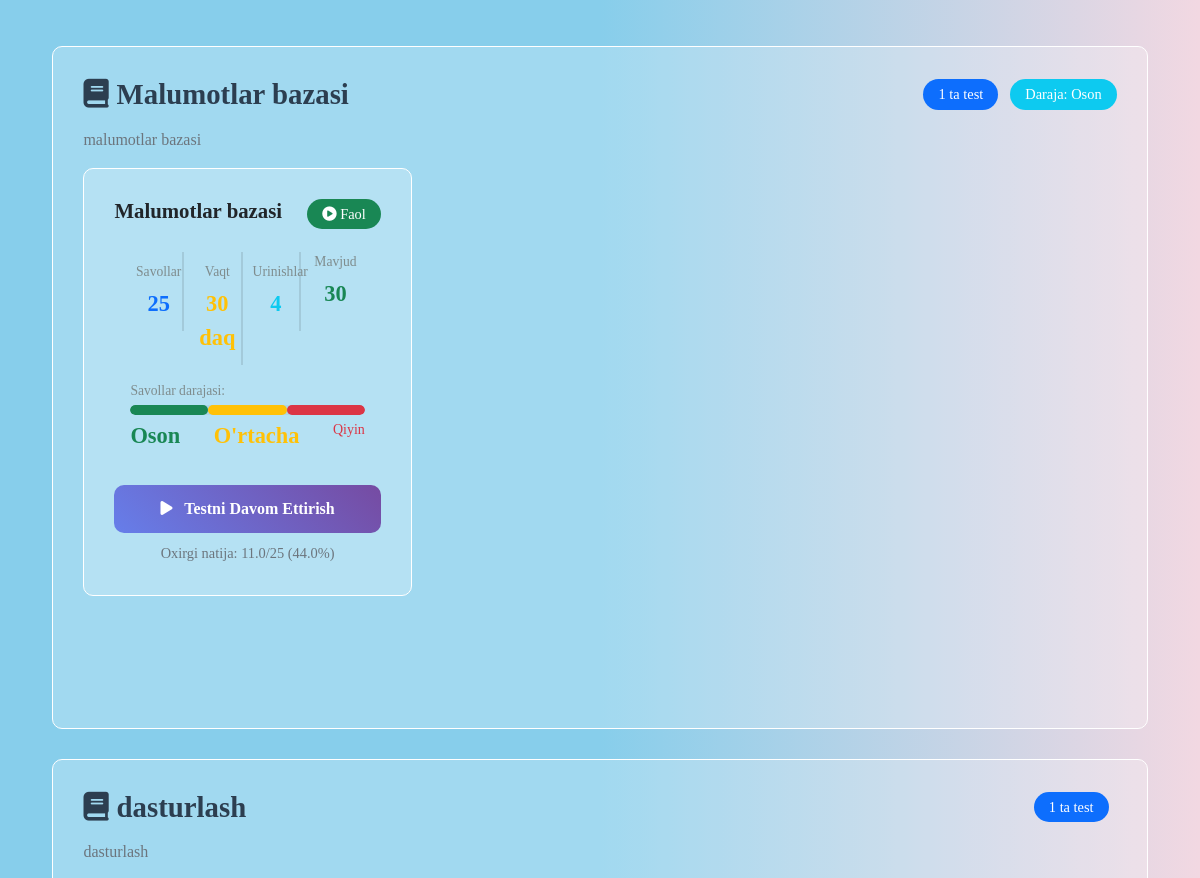
The app's page /tests/ (signed in, middle part), older data.
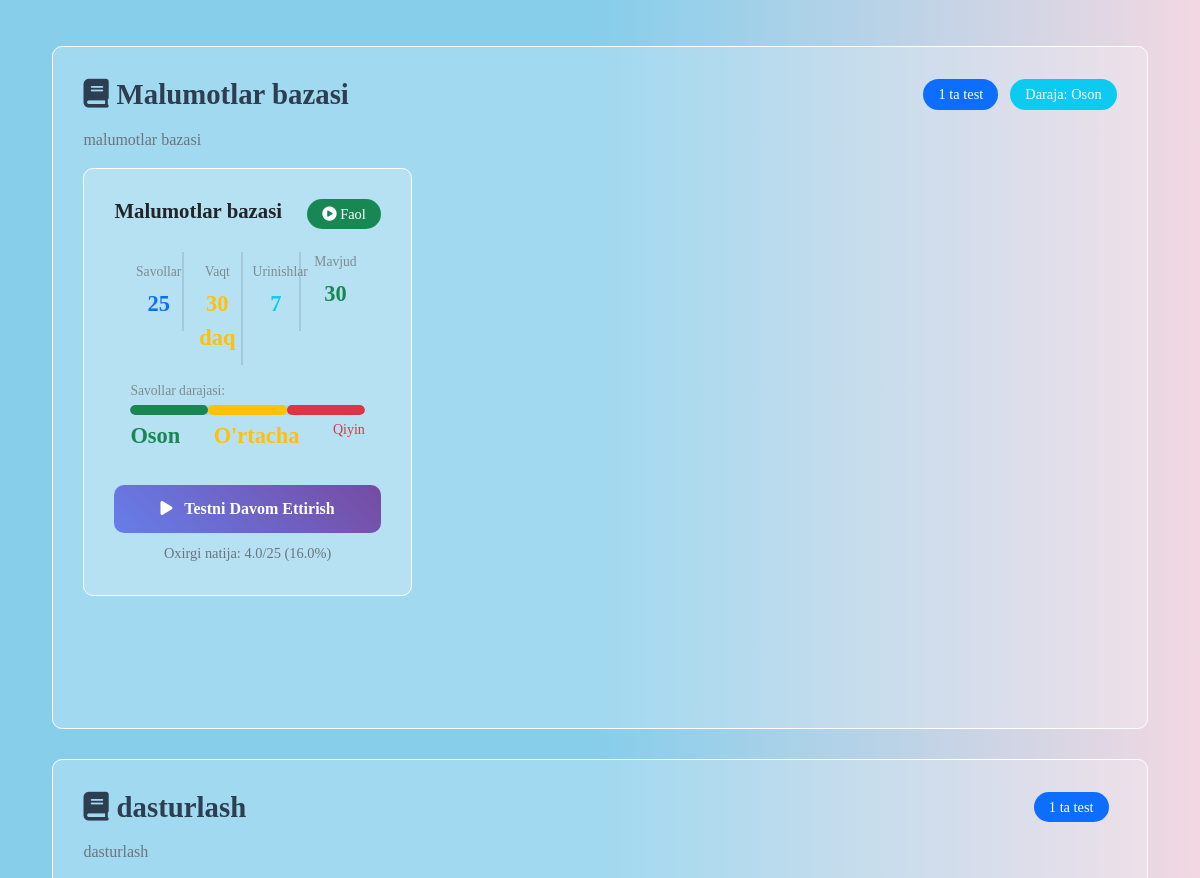
The same page, newer data.
### app1/models.py (models this page shows, shortened)
class Subject(models.Model):
    name = models.CharField(max_length=255)
    description = models.TextField(blank=True, null=True)

class UserSubjectLevel(models.Model):
    user = models.ForeignKey(User, on_delete=models.CASCADE)
    subject = models.ForeignKey(Subject, on_delete=models.CASCADE)
    difficulty_level = models.PositiveSmallIntegerField(
        choices=Question.DIFFICULTY_LEVELS,
        default=2,
        verbose_name="Qiyinlik darajasi"
    )
    last_updated = models.DateTimeField(auto_now=True)
    class Meta:
        unique_together = ['user', 'subject']
        verbose_name = "Foydalanuvchi fan darajasi"
        verbose_name_plural = "Foydalanuvchi fan darajalari"

class Test(models.Model):
    subject = models.ForeignKey(Subject, on_delete=models.CASCADE)
    title = models.CharField(max_length=255)
    description = models.TextField(blank=True, null=True)
    uploaded_at = models.DateTimeField(default=timezone.now)
    time_limit_minutes = models.PositiveIntegerField(
        default=30,
        verbose_name="Test vaqti (daqiqa)",
        help_text="Testni ishlash uchun berilgan maksimal vaqt"
    )
    is_active = models.BooleanField(
        default=True,
        verbose_name="Faol",
        help_text="Test hozir ishlash uchun mavjudmi"
    )
    question_count = models.PositiveIntegerField(
        default=25,
        verbose_name="Savollar soni",
        help_text="Testdagi umumiy savollar soni"
    )

class TestResult(models.Model):
    user = models.ForeignKey(User, on_delete=models.CASCADE)
    test = models.ForeignKey(Test, on_delete=models.CASCADE)
    score = models.FloatField(default=0)
    total_questions = models.IntegerField(default=0)
    completed_at = models.DateTimeField(auto_now_add=True)
    time_taken_seconds = models.PositiveIntegerField(
        default=0,
        verbose_name="Sarflangan vaqt (soniya)",
        help_text="Foydalanuvchi testni ishlashga sarflagan vaqt"
    )
    average_difficulty = models.FloatField(
        default=0,
        verbose_name="O'rtacha qiyinlik",
        help_text="Testdagi savollarning o'rtacha qiyinlik darajasi"
    )
    def percentage(self):
        if self.total_questions > 0:
            return (self.score / self.total_questions) * 100
        return 0

### app1/views.py (the view)
# urls.py: path('tests/', views.tests, name='tests'),
def tests(request):
    subjects = Subject.objects.prefetch_related('test_set').all()
    return render(request, 'app1/tests.html', {'subjects': subjects})

### templates/app1/tests.html (shortened to what this page needs)
{% extends 'base.html' %}
{% block content %}
<div class="container_test">
    {% for subject in subjects %}
    <div class="test_baza_box">
      <div class="col-12">
        <div class="d-flex justify-content-between align-items-center mb-3">
          <h3 class="text-primary mb-0">
            <i class="fas fa-book me-2"></i>{{ subject.name }}
          </h3>
          <div>
            <span class="badge bg-primary fs-6 me-2">
              {{ subject.test_set.count }} ta test
            </span>
            {% if user.is_authenticated %}
              {% with user_level=user.usersubjectlevel_set.all|dictsort:"subject.id"|first %}
                {% if user_level and user_level.subject == subject %}
                  <span class="badge bg-info fs-6">
                    Daraja: {{ user_level.get_difficulty_level_display }}
                  </span>
                {% endif %}
              {% endwith %}
            {% endif %}
          </div>
        </div>
        {% if subject.description %}
        <p class="text-muted">{{ subject.description }}</p>
        {% endif %}
      </div>
    <div class="row mb-5"">
      {% for test in subject.test_set.all %}
      <div class="col-xl-4 col-md-6 mb-4">
        <div class="test_baza_box">
          <div class="">
            <div class="d-flex justify-content-between align-items-start">
              <h5 class="card-title text-dark mb-2">{{ test.title }}</h5>
              <span
                class="badge {% if test.is_active %}bg-success{% else %}bg-secondary{% endif %}"
              >
                {% if test.is_active %}
                <i class="fas fa-play-circle"></i> Faol
                {% else %}
                <i class="fas fa-pause-circle"></i> Nofaol
                {% endif %}
              </span>
            </div>
          </div>
          <div class="card-body pt-0">
            <div class="row text-center mb-3">
              <div class="col-3">
                <div class="border-end">
                  <small class="text-muted d-block">Savollar</small>
                  <strong class="text-primary"
                    >{{ test.question_count }}</strong
                  >
                </div>
              </div>
              <div class="col-3">
                <div class="border-end">
                  <small class="text-muted d-block">Vaqt</small>
                  <strong class="text-warning"
                    >{{ test.time_limit_minutes }} daq</strong
                  >
                </div>
              </div>
              <div class="col-3">
                <div class="border-end">
                  <small class="text-muted d-block">Urinishlar</small>
                  <strong class="text-info"
                    >{{ test.testresult_set.count }}</strong
                  >
                </div>
              </div>
              <div class="col-3">
                <small class="text-muted d-block">Mavjud</small>
                <strong class="text-success">{{ test.questions.count }}</strong>
              </div>
            </div>
            <div class="mb-3">
              <small class="text-muted d-block mb-1">Savollar darajasi:</small>
              <div class="d-flex align-items-center">
                {% with questions=test.questions.all %}
                  {% if questions %}
                    <div class="progress flex-grow-1" style="height: 10px">
                      <div
                        class="progress-bar bg-success"
                        style="width: 33%"
                        title="Oson"
                      ></div>
                      <div
                        class="progress-bar bg-warning"
                        style="width: 34%"
                        title="O'rtacha"
                      ></div>
                      <div
                        class="progress-bar bg-danger"
                        style="width: 33%"
                        title="Qiyin"
                      ></div>
                    </div>
                  {% endif %}
                {% endwith %}
              </div>
              <div class="d-flex justify-content-between mt-1">
                <small class="text-success">Oson</small>
                <small class="text-warning">O'rtacha</small>
                <small class="text-danger">Qiyin</small>
              </div>
            </div>
          </div>
          <div class="">
            <div class="d-grid">
              {% if test.is_active %}
                {% if user.is_authenticated %}
                  <a href="{% url 'take_test' test.id %}" class="btn btn-primary">
                    <i class="fas fa-play me-2"></i>
                    {% for user_level in user.usersubjectlevel_set.all %}
                      {% if user_level.subject == subject %}
                        Testni Davom Ettirish
                      {% endif %}
                    {% empty %}
                      Testni Boshlash
                    {% endfor %}
                  </a>
                {% endif %}
              {% else %}
                <button class="btn btn-secondary" disabled>
                  <i class="fas fa-ban me-2"></i>Test Nofaol
                </button>
              {% endif %}
            </div>
            {% if user.is_authenticated %}
              <div class="text-center mt-2">
                <small class="text-muted">
                  {% for result in test.testresult_set.all %}
                    {% if result.user == user %}
                      {% if forloop.last %}
                        Oxirgi natija: {{ result.score }}/{{ result.total_questions }} ({{ result.percentage|floatformat:1 }}%)
                      {% endif %}
                    {% endif %}
                  {% endfor %}
                </small>
              </div>
            {% endif %}
          </div>
        </div>
      </div>
      {% endfor %}
    </div>
    </div>
    {% endfor %}
  </div>
{% endblock %}

### templates/base.html (shortened to what this page needs)
<!DOCTYPE html>
<html lang="uz">
  <head>
    <link
      href="https://cdn.jsdelivr.net/npm/bootstrap@5.1.3/dist/css/bootstrap.min.css"
      rel="stylesheet"
    />
    <link
      href="https://cdnjs.cloudflare.com/ajax/libs/font-awesome/6.0.0/css/all.min.css"
      rel="stylesheet"
    />
  </head>
  <body>
    <section class="contaner_box">
      <section class="hed_main" id="hedMain">
        <main>
          {% block content %}{% endblock %}
        </main>
      </section>
    </section>
  </body>
</html>

### templates/base.html (style rules this page uses)
* { padding: 0; margin: 0; font-family: "Times New Roman", Times, serif; box-sizing: border-box; }
body { min-height: 100vh; overflow-x: hidden; }
.contaner_box { display: flex; min-height: 100vh; width: 100%; position: relative; background: linear-gradient(to right, #87ceeb, #87ceeb, #f2d8e2); }
.hed_main { flex: 1; padding: 20px; transition: margin-left 0.5s ease; width: 100%; min-height: 100vh; }

### templates/app1/tests.html (style rules this page uses)
.container_test { width: 100%; max-width: 100%; margin: 0 auto; }
.d-flex.justify-content-between.align-items-center { margin-bottom: 15px; }
h3.text-primary { color: #2c3e50 !important; font-size: 1.8rem; font-weight: 600; }
.badge { font-size: 0.9rem !important; padding: 8px 15px; border-radius: 20px; font-weight: 500; }
.card-title { color: red; font-size: 1.3rem; font-weight: 600; margin: 0; }
.row.text-center.mb-3 { margin: 20px 0; }
.row.text-center.mb-3 .col-3 { padding: 0 5px; }
.test_baza_box { width: 100%; height: auto; border: 0.1px solid white; background-color: rgba(255, 255, 255, 0.215); border-radius: 10px; padding: 30px; margin-bottom: 30px !important; overflow: hidden; }
.border-end { border-right: 2px solid rgba(0, 0, 0, 0.1) !important; padding: 10px 0; }
.text-primary, .text-warning, .text-info, .text-success { font-size: 1.4rem; font-weight: 700; }
.text-muted.d-block { font-size: 0.85rem; margin-bottom: 5px; color: #7f8c8d !important; }
.progress { height: 10px !important; border-radius: 10px; background-color: rgba(0, 0, 0, 0.05); overflow: hidden; }
.progress-bar { border-radius: 10px; }
.d-grid .btn { padding: 12px 20px; font-size: 1rem; font-weight: 600; border-radius: 10px; border: none; transition: all 0.3s ease; }
.d-grid .btn-primary { background: linear-gradient(45deg, #667eea, #764ba2); }
.text-center.mt-2 small { color: #7f8c8d; font-size: 0.9rem; }
@media (max-width: 1225px) { .container_test { width: 97%; padding: 15px; } }

Row changes from the older to the newer data that the page shows:
computed for Test "Malumotlar bazasi": loses TestResult (score "11.0", total_questions "25", percentage "44.0"); testresult_set.count "4" → "7"
added TestResult: score "4.0", total_questions "25", percentage "16.0"
